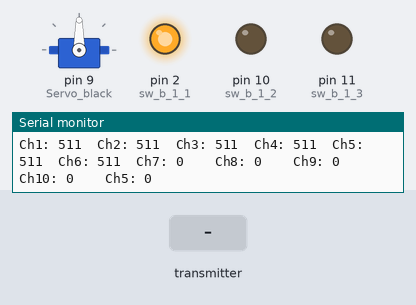
Bench run of a program on a simulated Arduino Mega 2560, built with avr-gcc and run on an emulated ATmega2560. Parts: servo, output pins drawn as LEDs (lit = HIGH), the last lines printed to the serial monitor. The test bench sets the inputs (shaded band).

Above: at 1.2 s.
1.3 s: the transmitter starts sending readChannel.2 = 1000
At 2.6 s:
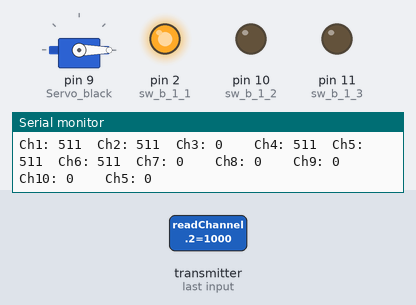
2.9 s: the transmitter starts sending readChannel.2 = 2000
At 3.6 s:
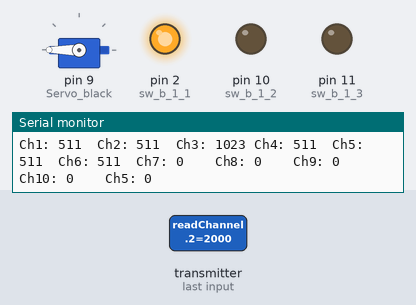
4.4 s: the transmitter starts sending readChannel.2 = 1250
At 4.9 s:
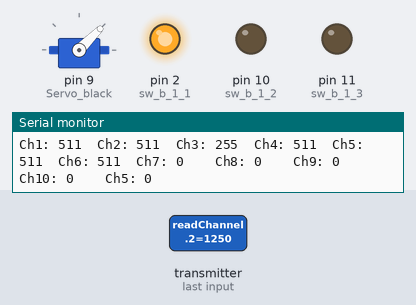
Timing chart, 0 to 7.4 s (numbered marks = the images above; inputs shaded):
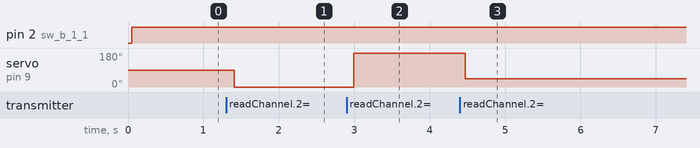

Measured:
- after the input at 1.3 s, servo on pin 9 (Servo_black): 90° → 0° after 0.11 s
- after the input at 2.9 s, servo on pin 9 (Servo_black): 0° → 180° after 0.10 s
- after the input at 4.4 s, servo on pin 9 (Servo_black): 180° → 45° after 0.07 s

The program:

main.cpp
```cpp
#include <Arduino.h>
#include <Servo.h>
#include <IBusBM.h>

#define sw_a_1  7

#define sw_a_2  8

#define sw_b_1_1  2
#define sw_b_1_2  10
#define sw_b_1_3  11

#define sw_b_2_1  12
#define sw_b_2_2  13
#define sw_b_2_3  14

IBusBM ibusRc;

Servo Servo_black;
Servo Servo_black_2;

HardwareSerial &ibusRcSerial = Serial1;
HardwareSerial &debugSerial = Serial;

void setup()
{

  debugSerial.begin(9600);
  Servo_black.attach(9);
  // Servo_black.attach(10);
  ibusRc.begin(ibusRcSerial);

  pinMode(sw_b_1_1, OUTPUT);
  pinMode(sw_b_1_2, OUTPUT);
  pinMode(sw_b_1_3, OUTPUT);
}

// Read the number of a given channel and convert to the range provided.
// If the channel is off, return the default value
int readChannel(byte channelInput, int minLimit, int maxLimit, int defaultValue)
{
  uint16_t ch = ibusRc.readChannel(channelInput);
  if (ch < 100)
    return defaultValue;
  return map(ch, 1000, 2000, minLimit, maxLimit);
}

// Red the channel and return a boolean value
bool redSwitch(byte channelInput, bool defaultValue)
{
  int intDefaultValue = (defaultValue) ? 100 : 0;
  int ch = readChannel(channelInput, 0, 100, intDefaultValue);
  return (ch > 50);
}

void loop()
{
  for (byte i = 0; i < 10; i++)
  {
    int value = readChannel(i, 0, 1023, 0);
    char msg[40];
    debugSerial.print("Ch");
    sprintf(msg, "%-4d", value);
    debugSerial.print(i + 1);
    debugSerial.print(": ");
    debugSerial.print(msg);
    debugSerial.print(" ");

  }
  debugSerial.print("Ch5: ");
  debugSerial.print(redSwitch(4, false));
  debugSerial.println();

  int servo_pos = readChannel(2, 0, 180, 0);
  // int servo_pos_2 = readChannel(3, 0, 180, 0);

  int sw_b_1 = readChannel(6, 0, 3, 0);
  if( sw_b_1==0){
    digitalWrite(sw_b_1_1, HIGH);
    digitalWrite(sw_b_1_2, LOW);
    digitalWrite(sw_b_1_3, LOW);
  }
  else if (sw_b_1==1)
  {
    digitalWrite(sw_b_1_1, LOW);
    digitalWrite(sw_b_1_2, HIGH);
    digitalWrite(sw_b_1_3, LOW);
  }
  else{

    digitalWrite(sw_b_1_1, LOW);
    digitalWrite(sw_b_1_2, LOW);
    digitalWrite(sw_b_1_3, HIGH);
  }


  Servo_black.write(servo_pos);
  // Servo_black_2.write(servo_pos_2);

  delay(1);
}
```
